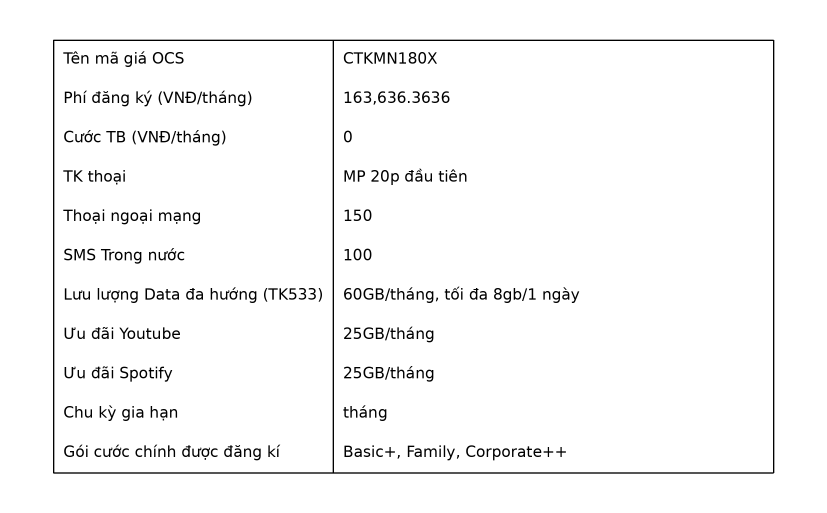
#> input picture sample.png, 2480 x 1538 px (shown at 1/3 size)
$ python -i preprocess.py   (imports and definitions only)
#> lines starting #> are read from the running program, lines starting #| are printed output that depends on the picture; after the words box and inside, x2 and y2 are one past the last pixel; in counts of white or black regions, pixels touching at a corner belong together
"""Tiền xử lý ảnh dùng chung cho mọi OCR provider.

Pipeline: ``grayscale -> deskew -> adaptive threshold``. Mục tiêu là giảm nhiễu
watermark và làm thẳng ảnh chụp nghiêng trước khi đưa vào text detector.

``opencv-python``/``numpy`` được import mềm: nếu môi trường chấm bài không cài
được, module vẫn import bình thường và ``preprocess_image`` trả ảnh gốc kèm log
warning thay vì raise.
"""

from __future__ import annotations

import logging
import os
from dataclasses import dataclass
from typing import Any

logger = logging.getLogger(__name__)

try:  # pragma: no cover - phụ thuộc môi trường
    import cv2  # type: ignore
    import numpy as np  # type: ignore

    _CV_AVAILABLE = True
except ImportError:  # pragma: no cover - phụ thuộc môi trường
    cv2 = None  # type: ignore[assignment]
    np = None  # type: ignore[assignment]
    _CV_AVAILABLE = False


def is_available() -> bool:
    """True nếu OpenCV + NumPy sẵn sàng để tiền xử lý."""
    return _CV_AVAILABLE


@dataclass(frozen=True)
class PreprocessConfig:
    """Tham số tiền xử lý ảnh."""

    grayscale: bool = True
    deskew: bool = True
    adaptive_threshold: bool = True
    denoise: bool = True
    #: Góc lệch tối đa (độ) còn được coi là hợp lệ để xoay; lớn hơn thì bỏ qua.
    max_skew_angle: float = 15.0
    #: Kích thước cửa sổ của adaptive threshold (phải lẻ).
    block_size: int = 31
    #: Hằng số C trừ đi khỏi giá trị trung bình cục bộ.
    threshold_c: int = 15
    #: Phóng to ảnh nhỏ để detector bắt được chữ nhỏ (0 = tắt).
    min_width: int = 1000


DEFAULT_CONFIG = PreprocessConfig()


def load_image(image_path: str) -> Any:
    """Đọc ảnh từ đĩa thành mảng BGR. Raise ``FileNotFoundError`` nếu không đọc được."""
    if not _CV_AVAILABLE:  # pragma: no cover - phụ thuộc môi trường
        raise RuntimeError("opencv-python chưa được cài, không đọc được ảnh")
    if not os.path.isfile(image_path):
        raise FileNotFoundError(f"Không tìm thấy ảnh: {image_path}")
    image = cv2.imread(image_path, cv2.IMREAD_COLOR)
    if image is None:
        raise FileNotFoundError(f"Không đọc được ảnh (định dạng không hỗ trợ?): {image_path}")
    return image


def to_grayscale(image: Any) -> Any:
    """Chuyển ảnh sang thang xám (idempotent với ảnh đã 1 kênh)."""
    if not _CV_AVAILABLE:  # pragma: no cover
        return image
    if len(getattr(image, "shape", ())) == 2:
        return image
    return cv2.cvtColor(image, cv2.COLOR_BGR2GRAY)


def estimate_skew_angle(gray: Any, max_angle: float = 15.0) -> float:
    """Ước lượng góc nghiêng của văn bản (độ, dương = xoay ngược chiều kim đồng hồ).

    Dùng ``minAreaRect`` trên tập pixel foreground - đủ tốt cho ảnh bảng biểu và
    rẻ hơn Hough transform.
    """
    if not _CV_AVAILABLE:  # pragma: no cover
        return 0.0
    try:
        inverted = cv2.bitwise_not(gray)
        _, binary = cv2.threshold(inverted, 0, 255, cv2.THRESH_BINARY | cv2.THRESH_OTSU)
        coords = cv2.findNonZero(binary)
        if coords is None or len(coords) < 50:
            return 0.0
        angle = cv2.minAreaRect(coords)[-1]
        # Quy góc về khoảng (-45, 45]. Cần CẢ HAI nhánh vì các bản OpenCV trả góc
        # theo convention khác nhau: đo trên cùng một ảnh nghiêng 2 độ, OpenCV 4.6
        # trả 2.02 còn OpenCV 5.0 trả -87.98. Thiếu nhánh cộng 90 thì trên OpenCV 5
        # mọi ảnh nghiêng nhẹ đều bị coi là lệch gần 90 độ và bỏ qua deskew.
        if angle > 45:
            angle -= 90
        elif angle < -45:
            angle += 90
        if abs(angle) > max_angle:
            logger.debug("Bỏ qua deskew: góc ước lượng %.2f độ vượt ngưỡng", angle)
            return 0.0
        return float(angle)
    except Exception as exc:  # pragma: no cover - phòng thủ
        logger.warning("Ước lượng góc nghiêng thất bại: %s", exc)
        return 0.0


def deskew(image: Any, max_angle: float = 15.0) -> Any:
    """Xoay ảnh về phương ngang dựa trên góc nghiêng ước lượng."""
    if not _CV_AVAILABLE:  # pragma: no cover
        return image
    gray = to_grayscale(image)
    angle = estimate_skew_angle(gray, max_angle=max_angle)
    if abs(angle) < 0.15:
        return image
    height, width = image.shape[:2]
    center = (width / 2.0, height / 2.0)
    matrix = cv2.getRotationMatrix2D(center, angle, 1.0)
    border = cv2.BORDER_REPLICATE
    rotated = cv2.warpAffine(
        image, matrix, (width, height), flags=cv2.INTER_CUBIC, borderMode=border
    )
    logger.debug("Đã deskew ảnh %.2f độ", angle)
    return rotated


def adaptive_threshold(gray: Any, block_size: int = 31, c: int = 15) -> Any:
    """Nhị phân hoá thích nghi - loại watermark nhạt, giữ nét chữ đậm."""
    if not _CV_AVAILABLE:  # pragma: no cover
        return gray
    block = block_size if block_size % 2 == 1 else block_size + 1
    block = max(3, block)
    return cv2.adaptiveThreshold(
        gray,
        255,
        cv2.ADAPTIVE_THRESH_GAUSSIAN_C,
        cv2.THRESH_BINARY,
        block,
        c,
    )


def upscale_if_small(image: Any, min_width: int) -> Any:
    """Phóng to ảnh hẹp để detector bắt được dòng chữ nhỏ."""
    if not _CV_AVAILABLE or min_width <= 0:  # pragma: no cover
        return image
    height, width = image.shape[:2]
    if width >= min_width:
        return image
    scale = min_width / float(width)
    return cv2.resize(
        image, (int(width * scale), int(height * scale)), interpolation=cv2.INTER_CUBIC
    )


def preprocess_image(
    image_path: str, config: PreprocessConfig | None = None
) -> tuple[Any, bool]:
    """Chạy toàn bộ pipeline tiền xử lý.

    Trả về ``(image, processed)``: ``image`` là mảng BGR 3 kênh (kể cả khi đã nhị
    phân hoá, để tương thích với model detect), ``processed`` cho biết pipeline có
    thực sự chạy hay chỉ trả ảnh gốc.
    """
    cfg = config or DEFAULT_CONFIG
    if not _CV_AVAILABLE:  # pragma: no cover - phụ thuộc môi trường
        logger.warning("Bỏ qua tiền xử lý: opencv-python/numpy chưa được cài")
        return image_path, False

    image = load_image(image_path)
#> in load_image, image is the input picture: shape (1538, 2480, 3); min 0, max 255, mean 247.4
    try:
        image = upscale_if_small(image, cfg.min_width)
        if cfg.deskew:
            image = deskew(image, max_angle=cfg.max_skew_angle)
#> in estimate_skew_angle, `inverted = cv2.bitwise_not(gray)`:
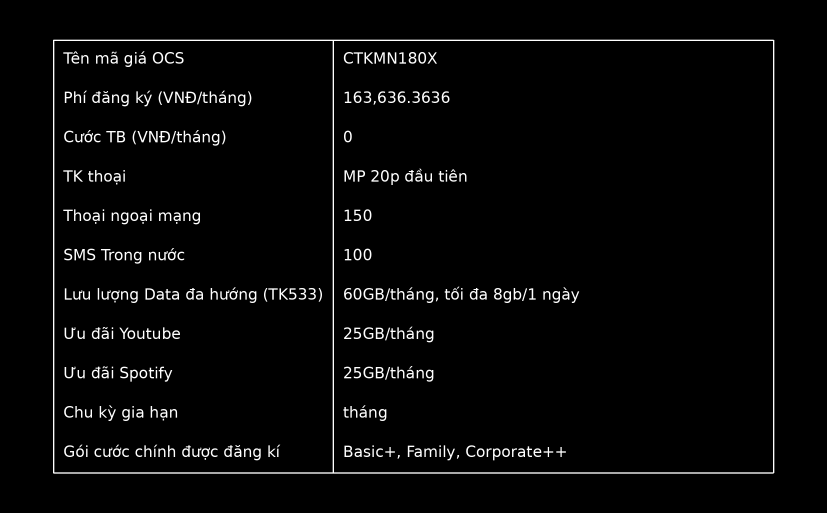
#> inverted: shape (1538, 2480) (shown at 1/3 size); min 0, max 255, mean 7.6
#> in estimate_skew_angle, `_, binary = cv2.threshold(inverted, 0, 255, cv2.THRESH_BINARY | cv2.TH..`:
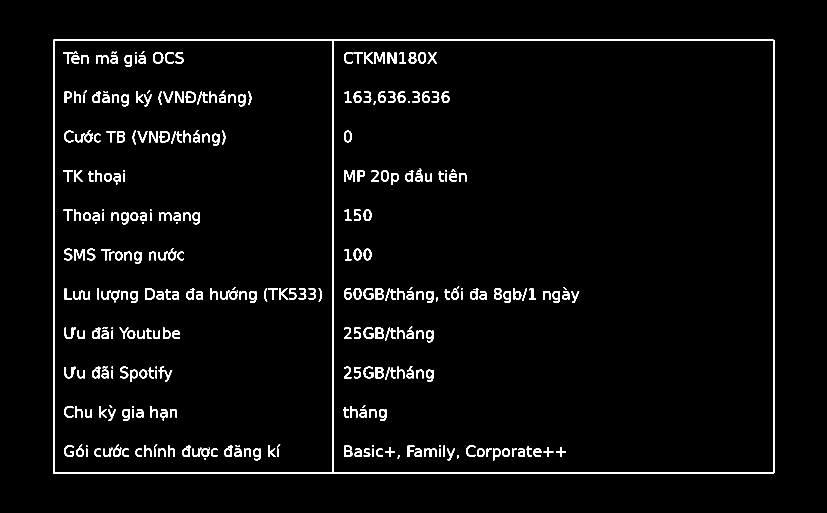
#> binary: shape (1538, 2480) (shown at 1/3 size); 3% white; 329 white regions, largest, box (x1, y1, x2, y2) and area: (159, 119, 2323, 1421) 32831, (1123, 157, 1154, 191) 514, (1033, 511, 1064, 545) 514
#> in estimate_skew_angle, `coords = cv2.findNonZero(binary)`: coords = contour of 113447 points, box (x1, y1, x2, y2) (159, 119, 2323, 1421), area 650
#> in estimate_skew_angle, `angle = cv2.minAreaRect(coords)[-1]`: angle = -90
#> in estimate_skew_angle, `angle += 90`: angle = 0
        working = to_grayscale(image) if cfg.grayscale else image
        if cfg.grayscale and cfg.denoise:
            working = cv2.bilateralFilter(working, 5, 50, 50)
        if cfg.grayscale and cfg.adaptive_threshold:
            working = adaptive_threshold(working, cfg.block_size, cfg.threshold_c)
        if len(working.shape) == 2:
            working = cv2.cvtColor(working, cv2.COLOR_GRAY2BGR)
        return working, True
    except Exception as exc:  # pragma: no cover - phòng thủ
        logger.warning("Tiền xử lý thất bại (%s), dùng ảnh gốc", exc)
        return image, False


def save_debug_image(image: Any, out_path: str) -> str | None:
    """Ghi ảnh đã tiền xử lý ra đĩa để soi khi ``--debug``."""
    if not _CV_AVAILABLE:  # pragma: no cover
        return None
    try:
        cv2.imwrite(out_path, image)
        return out_path
    except Exception as exc:  # pragma: no cover - phòng thủ
        logger.warning("Không ghi được ảnh debug %s: %s", out_path, exc)
        return None

>>> result = preprocess_image('../../../sample.png')
